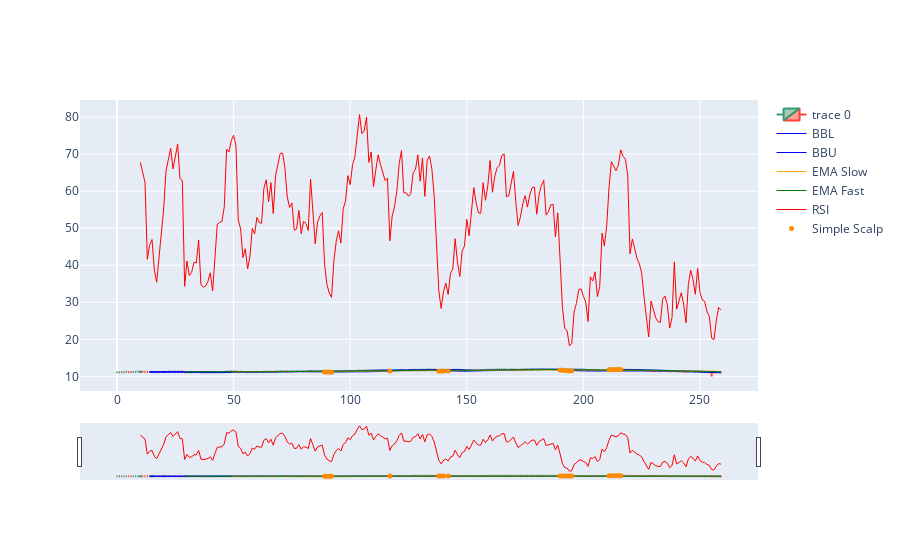

Notebook cell for this chart:
### Markdown cell above
### Plot the Graph

### Code cell
partition = df

fig = go.Figure(data=[go.Candlestick(x=partition.index,
                open=partition[columns_open],
                high=partition[columns_high],
                low=partition[columns_low],
                close=partition[columns_close]),
                
                go.Scatter(x=partition.index, y=partition['BBL_15_1.5'], 
                           line=dict(color='blue', width=1), 
                           name='BBL'),

                go.Scatter(x=partition.index, y=partition['BBU_15_1.5'],
                            line=dict(color='blue', width=1),
                            name='BBU'),

                go.Scatter(x=partition.index, y=partition[columns_ema_slow],
                            line=dict(color='orange', width=1),
                            name='EMA Slow'),

                go.Scatter(x=partition.index, y=partition[columns_ema_fast],
                            line=dict(color='green', width=1),
                            name='EMA Fast'),

                go.Scatter(x=partition.index, y=partition[columns_rsi],
                            line=dict(color='red', width=1),
                            name='RSI'),
                ])

fig.add_trace(go.Scatter(x=partition.index, y=partition['ss_point'],
                            mode='markers', marker=dict(color='darkorange', size=5),
                            name=columns_simple_scalp))

### Figure 1 — Plotly figure (JSON) as saved in the notebook; plotly's stock layout.template omitted (floating-point values rounded to 4 significant figures; data arrays with more than 128 entries replaced by an {"elided": "..."} marker saying what was removed)
{"data": [{"close": {"elided": "260 float values"}, "high": {"elided": "260 float values"}, "low": {"elided": "260 float values"}, "open": {"elided": "260 float values"}, "type": "candlestick", "x": {"elided": "260 int values"}}, {"line": {"color": "blue", "width": 1}, "name": "BBL", "type": "scatter", "x": {"elided": "260 int values"}, "y": {"elided": "260 float values"}}, {"line": {"color": "blue", "width": 1}, "name": "BBU", "type": "scatter", "x": {"elided": "260 int values"}, "y": {"elided": "260 float values"}}, {"line": {"color": "orange", "width": 1}, "name": "EMA Slow", "type": "scatter", "x": {"elided": "260 int values"}, "y": {"elided": "260 float values"}}, {"line": {"color": "green", "width": 1}, "name": "EMA Fast", "type": "scatter", "x": {"elided": "260 int values"}, "y": {"elided": "260 float values"}}, {"line": {"color": "red", "width": 1}, "name": "RSI", "type": "scatter", "x": {"elided": "260 int values"}, "y": {"elided": "260 float values"}}, {"marker": {"color": "darkorange", "size": 5}, "mode": "markers", "name": "Simple Scalp", "type": "scatter", "x": {"elided": "260 int values"}, "y": {"elided": "260 float values"}}], "layout": {}}
